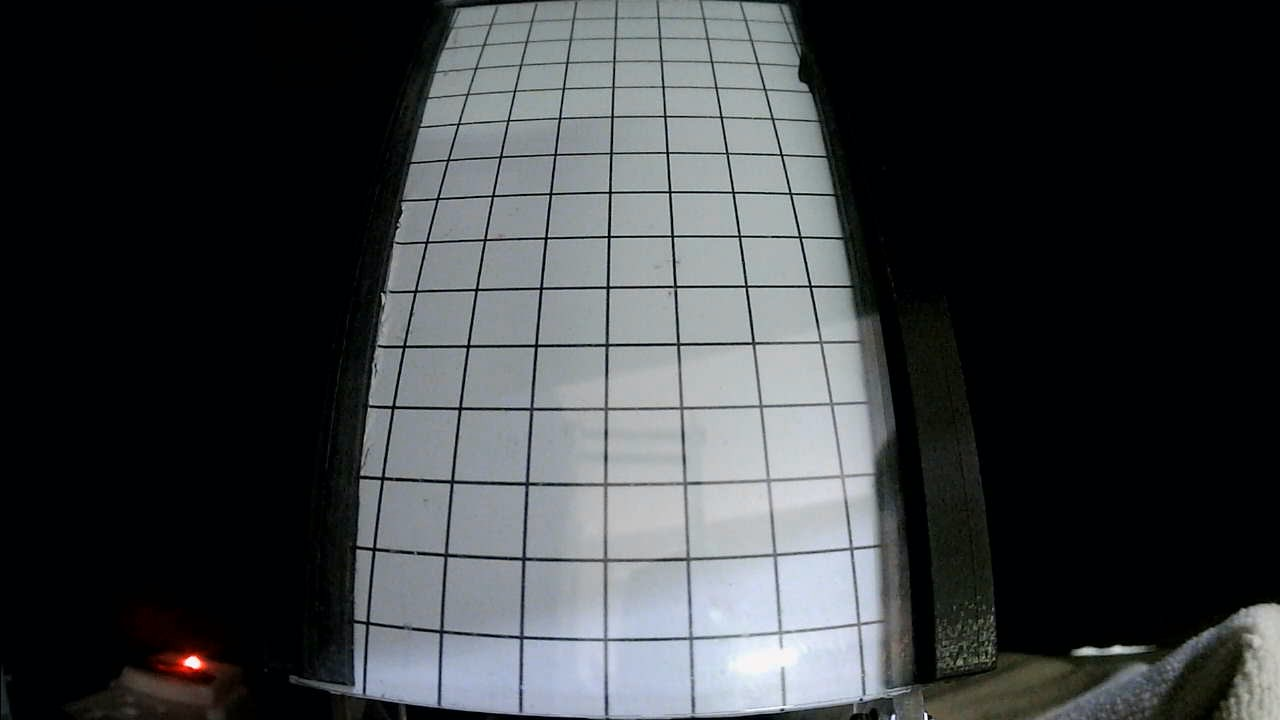
#> input picture ImgManuallyCalibration/WIN_20240826_16_25_44_Pro.jpg, 1280 x 720 px
$ python main.py
#> lines starting #> are read from the running program, lines starting #| are printed output that depends on the picture
import numpy as np
import cv2 as cv
from numpy.matrixlib.defmatrix import matrix


def perpectiveTransform( pts1, pts2, img):
    matrix = cv.getPerspectiveTransform(pts1, pts2)
    result = cv.warpPerspective(img, matrix, (1280, 720))
    return result

# Define chessboard size (number of inner corners in width and height)
chessboardSize = (7, 14)

# Define the size of the image used for calibration
frameSize = (1280, 720)

# Provided corner points in image coordinates
cnrs = np.array([
    [[491, 24]], [[529, 26]], [[573, 20]], [[616, 18]], [[659, 18]], [[704, 19]], [[746, 19]], [[486, 42]],
    [[529, 42]], [[570, 41]], [[616, 38]], [[659, 38]], [[708, 39]], [[751, 40]], [[476, 69]], [[521, 65]],
    [[568, 64]], [[615, 61]], [[662, 60]], [[712, 61]], [[759, 63]], [[468, 95]], [[516, 91]], [[564, 91]],
    [[613, 88]], [[663, 87]], [[717, 86]], [[764, 88]], [[458, 124]], [[509, 121]], [[560, 118]], [[612, 117]],
    [[665, 117]], [[722, 117]], [[773, 121]], [[448, 160]], [[501, 157]], [[556, 155]], [[611, 154]], [[667, 153]],
    [[727, 157]], [[782, 155]], [[438, 199]], [[491, 199]], [[550, 194]], [[611, 193]], [[670, 193]], [[734, 192]],
    [[791, 194]], [[426, 243]], [[485, 240]], [[547, 239]], [[609, 237]], [[673, 236]], [[740, 236]], [[801, 238]],
    [[416, 291]], [[478, 290]], [[545, 290]], [[608, 288]], [[675, 288]], [[746, 286]], [[811, 287]], [[405, 346]],
    [[466,348]],[[537, 347]], [[607, 345]], [[678, 345]], [[753, 344]], [[821, 343]], [[394, 408]], [[460, 409]], [[532, 409]],
    [[606, 409]], [[682, 408]], [[701, 407]], [[832, 404]], [[383, 479]], [[453, 482]], [[528, 484]], [[605, 484]],
    [[684, 486]], [[769, 481]], [[842, 476]], [[375, 550]], [[446, 555]], [[524, 559]], [[605, 561]], [[688, 560]],
    [[774, 555]], [[851, 548]],[[369, 623]], [[442, 631]], [[522, 638]], [[605, 640]], [[691, 638]], [[781, 632]], [[859, 623]]
], dtype=np.float32)


# Prepare object points based on chessboard size
objp = np.zeros((chessboardSize[0] * chessboardSize[1], 3), np.float32)
objp[:, :2] = np.mgrid[0:chessboardSize[0], 0:chessboardSize[1]].T.reshape(-1, 2)

# Convert object points and image points to the correct format
objPoints = [objp]  # List of object point arrays
imgPoints = [cnrs]  # List of image point arrays
ret, cameraMatrix, dist, rvecs, tvecs = cv.calibrateCamera(objPoints, imgPoints, frameSize, None, None)

# Check calibration success
if ret:
    print('Camera matrix:\n', cameraMatrix)
    print('\nDistortion parameters:\n', dist)
    print('\nRotation vectors:\n', rvecs)
    print('\nTranslation vectors:\n', tvecs)
else:
    print('Calibration failed')

######## Undistort
# Load an image for undistortion
img = cv.imread('WIN_20240826_16_25_44_Pro.jpg')
#> img is the input picture: shape (720, 1280, 3); mean B, G, R 65.4, 63, 59.8
h, w = img.shape[:2]
#> h = 720; w = 1280

# Undistort the image
dst = cv.undistort(img, cameraMatrix, dist, None, None)
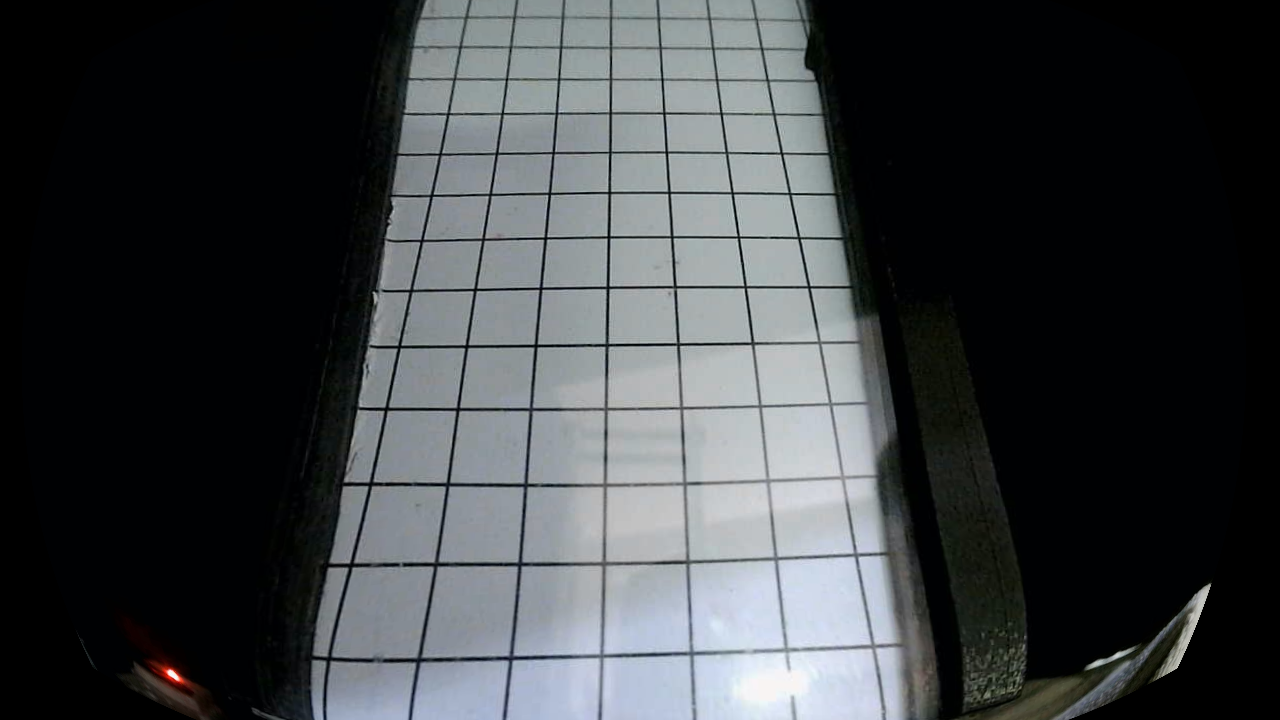
#> dst: shape (720, 1280, 3); mean B, G, R 67.8, 65.3, 61.9


cv.imread('distort_result.jpg', dst)
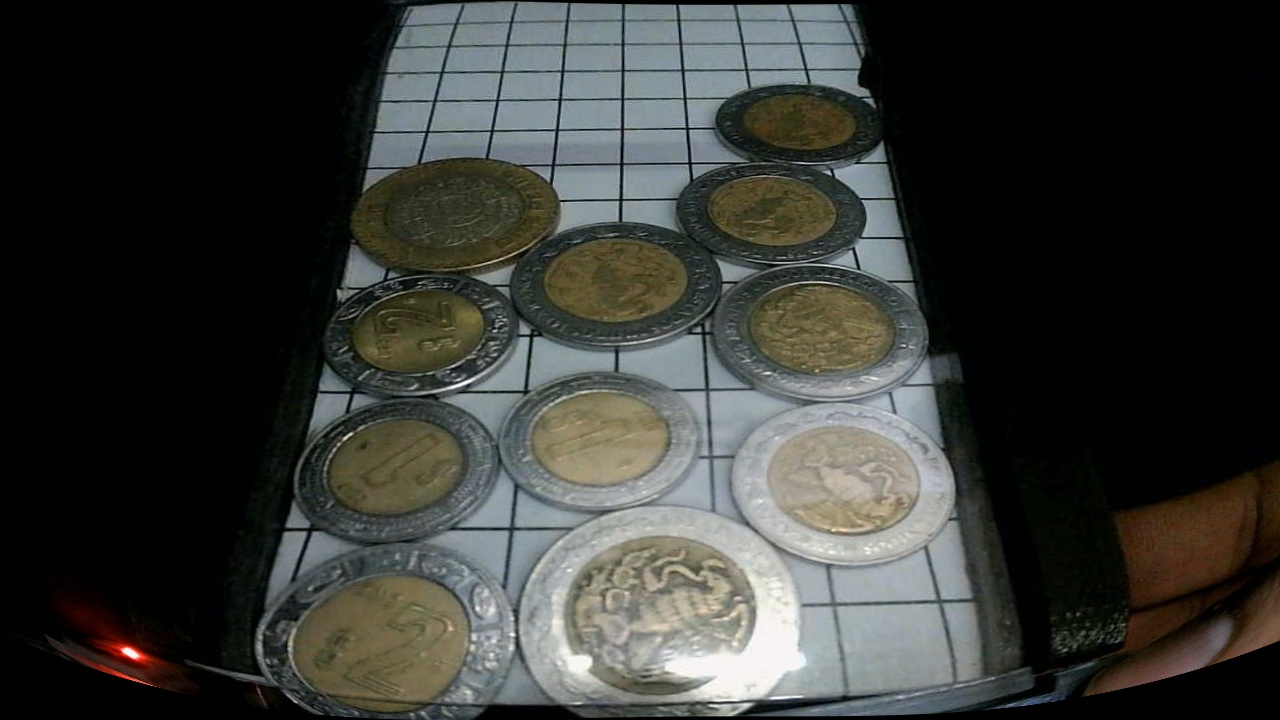
#> input picture ImgManuallyCalibration/distort_result.jpg, 1280 x 720 px

# Undistort with remapping
mapx, mapy = cv.initUndistortRectifyMap(cameraMatrix, dist, None, None, (1480, 920), 5)
dst = cv.remap(img, mapx, mapy, cv.INTER_LINEAR)
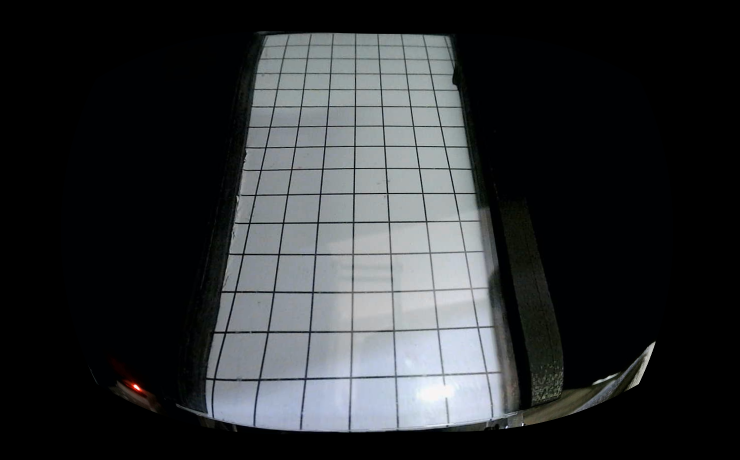
#> dst: shape (920, 1480, 3) (shown at 1/2 size); mean B, G, R 50.5, 48.6, 46

#Resize image distorted and transformed
resizedst = cv.resize(dst, (1280, 720))
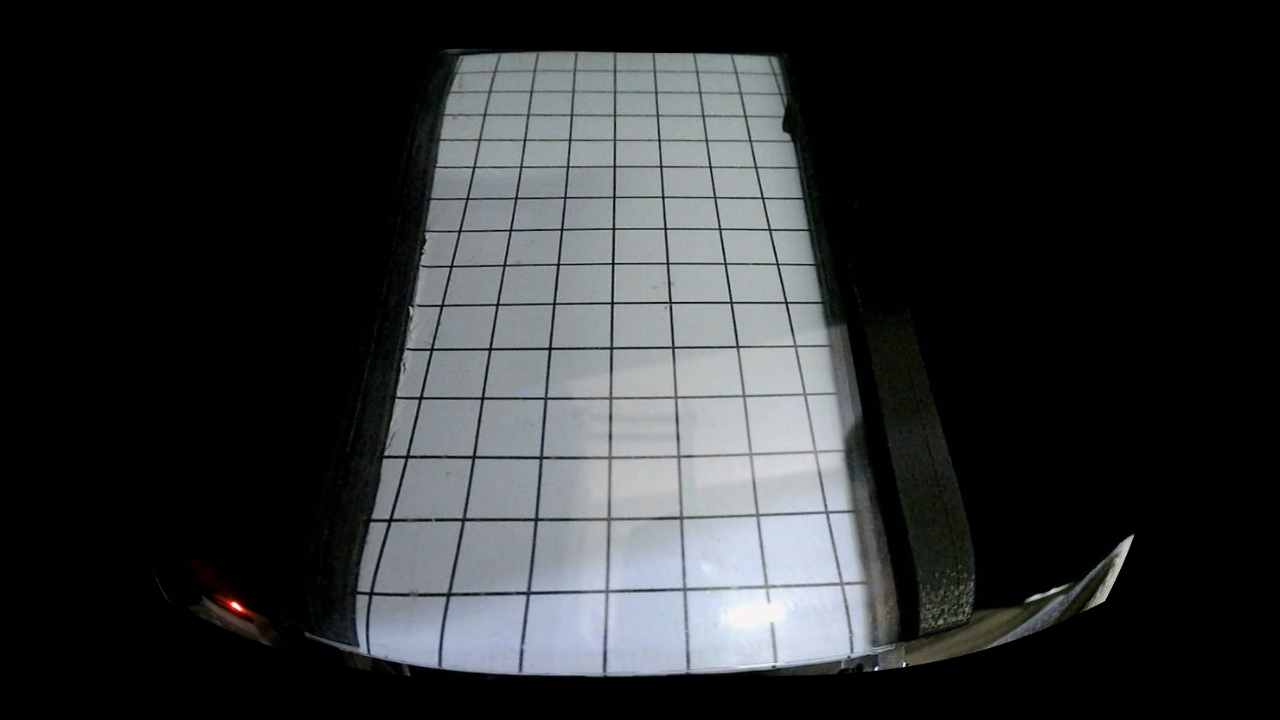
#> resizedst: shape (720, 1280, 3); mean B, G, R 50.5, 48.5, 46

pt1 = np.float32([[395,33], [820, 33], [266, 690], [1005, 690]])
pt2 = np.float32([[0, 0], [1280, 0],[0, 720],[1280, 720]])
ptfm = perpectiveTransform(pt1, pt2, resizedst)
#> in perpectiveTransform, `result = cv.warpPerspective(img, matrix, (1280, 720))`:
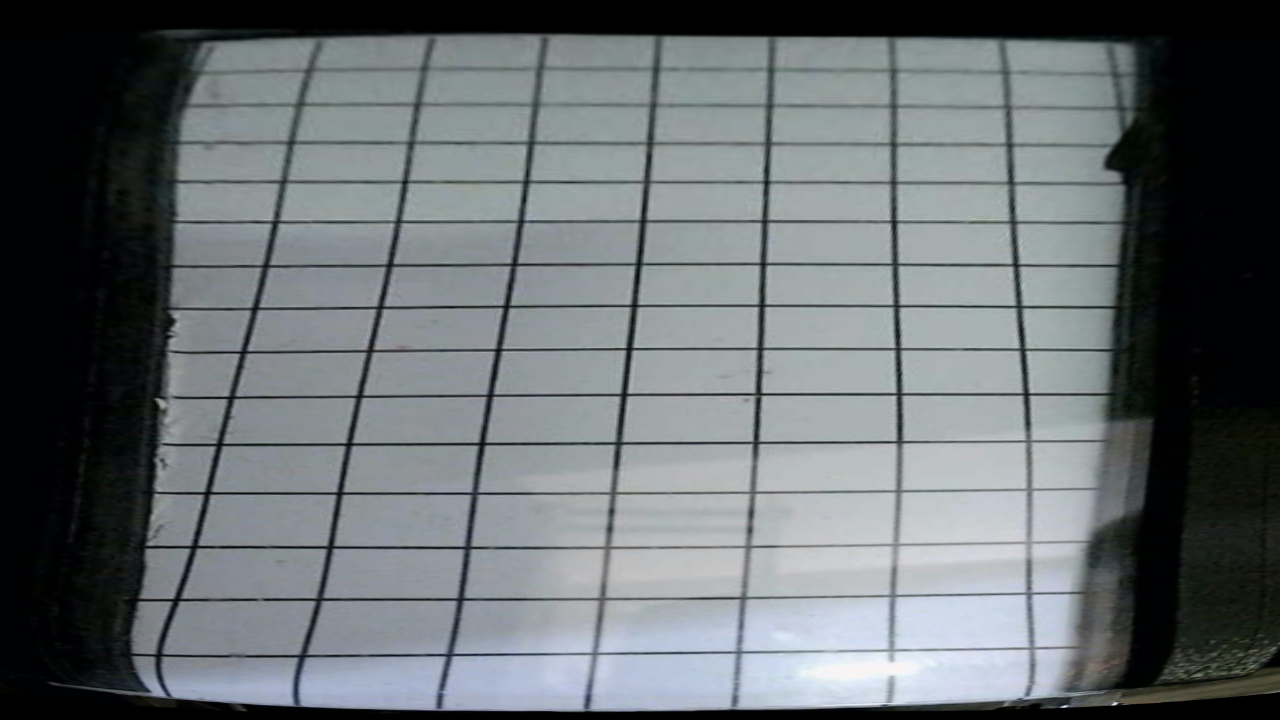
#> result: shape (720, 1280, 3); mean B, G, R 112, 109.6, 103.7

cv.imwrite('distort_result_remap.jpg', ptfm)

# Compute and print reprojection error
mean_error = 0
for i in range(len(objPoints)):
    imgPoints2, _ = cv.projectPoints(objPoints[i], rvecs[i], tvecs[i], cameraMatrix, dist)
    error = cv.norm(imgPoints[i], imgPoints2, cv.NORM_L2) / len(imgPoints2)
    mean_error += error

print("\nTotal error: {}".format(mean_error / len(objPoints)))
